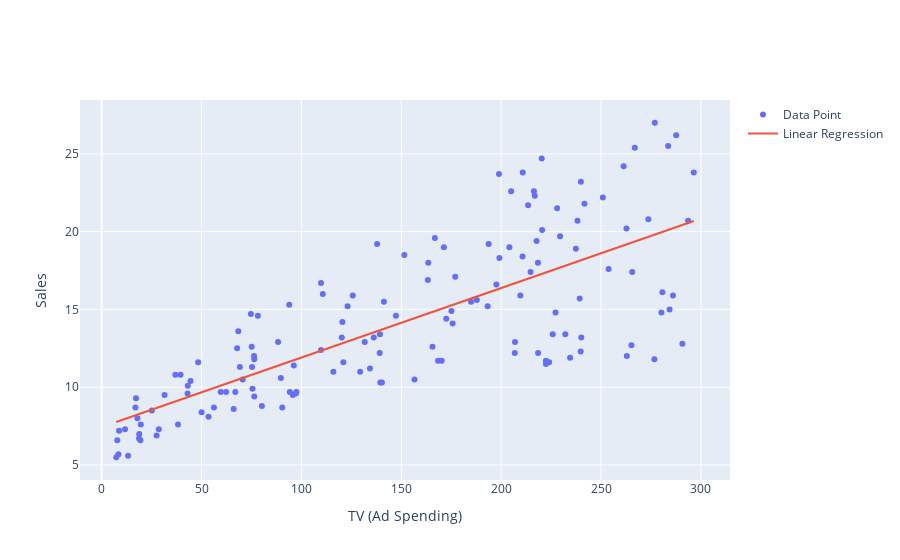

The notebook cell this image was saved under:
### Markdown cell above
<h3>Scatter Plot with Regression Line</h3>

### Code cell
fig = go.Figure()
fig.add_trace(go.Scatter(x = X_train[:, 1], y = y_train[:, 0], mode = 'markers', name = 'Data Point'))
fig.add_trace(go.Scatter(x = X_train[:, 1], y = intercept + slope * X_train[:, 1], mode = 'lines', name = 'Linear Regression'))
fig.update_layout(
    xaxis_title="TV (Ad Spending)",
    yaxis_title="Sales"
)

### Figure 1 — Plotly figure (JSON) as saved in the notebook; plotly's stock layout.template omitted (floating-point values rounded to 4 significant figures; data arrays with more than 128 entries replaced by an {"elided": "..."} marker saying what was removed)
{"data": [{"mode": "markers", "name": "Data Point", "type": "scatter", "x": {"elided": "145 float values"}, "y": {"elided": "145 float values"}}, {"mode": "lines", "name": "Linear Regression", "type": "scatter", "x": {"elided": "145 float values"}, "y": {"elided": "145 float values"}}], "layout": {"xaxis": {"title": {"text": "TV (Ad Spending)"}}, "yaxis": {"title": {"text": "Sales"}}}}
